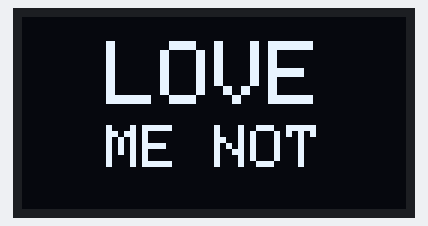
The sketch below on a simulated ESP32-S3. On the bench: 128×64 one-colour display. Random numbers use the default seed unless the sketch sets one.

Above: at 3.6 s.
At 13.5 s:
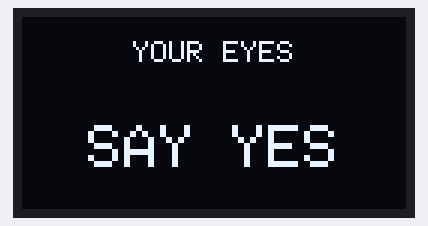
At 21.8 s:
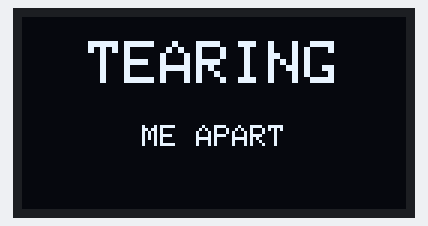
At 32.5 s:
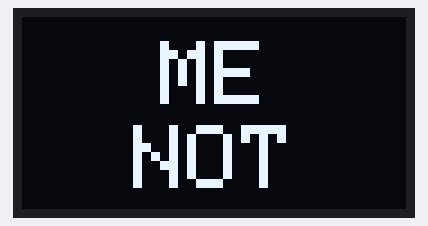
At 35.9 s:
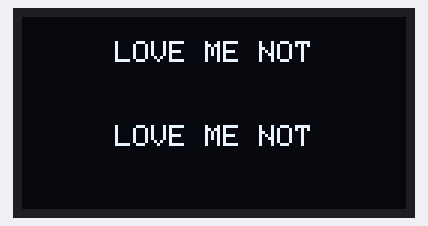
At 39.0 s:
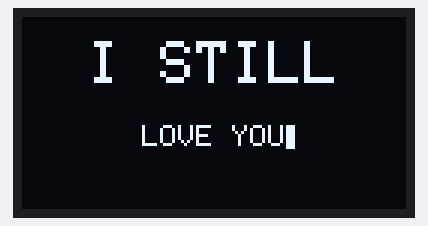

The sketch:

LoveMeNot_OLED_esp32.ino
```cpp
/*
 * ╔══════════════════════════════════════════════╗
 * ║   "LOVE ME NOT" — OLED Lyric Animation      ║
 * ║   ESP32 / ESP32-S3 + SSD1306 128×64         ║
 * ║   Tested on: Waveshare ESP32-S3 Zero         ║
 * ║                                              ║
 * ║   OLED wiring:                               ║
 * ║     VCC  →  3.3V                             ║
 * ║     GND  →  GND                              ║
 * ║     SCL  →  GPIO17                           ║
 * ║     SDA  →  GPIO18                           ║
 * ╚══════════════════════════════════════════════╝
 *
 * Libraries (Arduino Library Manager):
 *   - Adafruit SSD1306
 *   - Adafruit GFX Library
 *
 * Arduino IDE board selection:
 *   ESP32-S3 Zero  →  "ESP32S3 Dev Module"
 *   Tools → USB CDC On Boot: Enabled   (for Serial.print)
 *   Tools → Flash Size: 4MB
 *
 * Generic ESP32  →  "ESP32 Dev Module"
 */

#include <Wire.h>d:\Downloads\LoveMeNot_OLED\LoveMeNot_OLED.ino
#include <Adafruit_GFX.h>
#include <Adafruit_SSD1306.h>

// ── I2C pins ─────────────────────────────────────────────
// Change these to whichever GPIO pair you wired to SCL/SDA
#define PIN_SDA  8   // → OLED SDA
#define PIN_SCL  9   // → OLED SCL

// ── Display config ────────────────────────────────────────
#define SCREEN_W  128
#define SCREEN_H   64
#define OLED_ADDR 0x3C
Adafruit_SSD1306 display(SCREEN_W, SCREEN_H, &Wire, -1);

// ── Timing ────────────────────────────────────────────────
// One beat in ms — tune to match your song's BPM
//   120 BPM → 500  |  100 BPM → 600  |  140 BPM → 428
#define BEAT_MS  500

// ─────────────────────────────────────────────────────────
//  LYRIC TABLE
//  { line1, line2, beats, style }
//  style:
//   0 = GLITCH SLIDE IN from right
//   1 = TYPEWRITER  (letter by letter)
//   2 = HEARTBEAT PULSE (invert flash)
//   3 = SHAKE / TREMBLE
//   4 = SCANLINE WIPE  (top → bottom)
//   5 = SPLIT REVEAL   (top from left / bottom from right)
//   6 = STROBE FLASH
//   7 = MATRIX RAIN then reveal
// ─────────────────────────────────────────────────────────
struct Lyric {
  const char* line1;
  const char* line2;
  uint8_t     beats;
  uint8_t     style;
};

const Lyric lyrics[] = {
  { "LOVE",        "ME NOT",      4, 2 },
  { "DO YOU",      "LOVE ME?",    3, 0 },
  { "OR NOT?",     "",            2, 6 },
  { "I CAN'T",     "TELL...",     4, 1 },
  { "YOUR EYES",   "SAY YES",     4, 5 },
  { "YOUR LIPS",   "SAY NO",      4, 3 },
  { "LOVE",        "ME",          2, 2 },
  { "NOT",         "",            2, 6 },
  { "TEARING",     "ME APART",    4, 4 },
  { "LOVE ME",     "LOVE ME",     3, 7 },
  { "NOT",         "",            2, 6 },
  { "JUST",        "DECIDE!",     4, 3 },
  { "LOVE",        "<3",          3, 2 },
  { "ME",          "NOT",         4, 5 },
  { "LOVE ME NOT", "LOVE ME NOT", 5, 7 },
  { "I STILL",     "LOVE YOU",    5, 1 },
  { "",            "...",         3, 4 },
  { "LOVE",        "ME NOT",      6, 2 },
};
const uint8_t LYRIC_COUNT = sizeof(lyrics) / sizeof(lyrics[0]);

// ── Helpers ───────────────────────────────────────────────
inline void cls()  { display.clearDisplay(); }
inline void show() { display.display(); }

uint8_t autoSize(const char* txt) {
  uint8_t n = strlen(txt);
  if (n <= 4) return 3;
  if (n <= 7) return 2;
  return 1;
}

void centeredText(const char* txt, int y, uint8_t sz) {
  display.setTextSize(sz);
  int16_t x1, y1; uint16_t w, h;
  display.getTextBounds(txt, 0, y, &x1, &y1, &w, &h);
  display.setCursor((SCREEN_W - (int)w) / 2, y);
  display.print(txt);
}

void drawLyrics(const char* l1, const char* l2, int ox = 0, int oy = 0) {
  display.setTextColor(SSD1306_WHITE);
  bool two = strlen(l2) > 0;
  if (two) {
    display.setTextSize(autoSize(l1));
    int16_t x1,y1; uint16_t w,h;
    display.getTextBounds(l1, 0, oy+8, &x1, &y1, &w, &h);
    display.setCursor((SCREEN_W-(int)w)/2 + ox, oy+8);
    display.print(l1);
    display.setTextSize(autoSize(l2));
    display.getTextBounds(l2, 0, oy+36, &x1, &y1, &w, &h);
    display.setCursor((SCREEN_W-(int)w)/2 + ox, oy+36);
    display.print(l2);
  } else {
    display.setTextSize(autoSize(l1));
    int16_t x1,y1; uint16_t w,h;
    display.getTextBounds(l1, 0, oy+20, &x1, &y1, &w, &h);
    display.setCursor((SCREEN_W-(int)w)/2 + ox, oy+20);
    display.print(l1);
  }
}

// ─────────────────────────────────────────────────────────
//  ANIMATION FUNCTIONS
// ─────────────────────────────────────────────────────────

// 0 — GLITCH SLIDE IN
void animGlitch(const char* l1, const char* l2, uint32_t holdMs) {
  for (int x = SCREEN_W; x >= 0; x -= 12) {
    cls();
    for (int i = 0; i < 6; i++) {
      display.drawFastHLine(random(SCREEN_W), random(SCREEN_H), random(40)+4, SSD1306_WHITE);
    }
    drawLyrics(l1, l2, x, 0);
    show(); delay(28);
  }
  uint32_t t = millis();
  while (millis()-t < holdMs) {
    cls();
    for (int i = 0; i < 4; i++)
      display.drawFastHLine(0, random(SCREEN_H), random(SCREEN_W)+8, SSD1306_WHITE);
    drawLyrics(l1, l2, random(7)-3, 0);
    show(); delay(80);
    cls(); drawLyrics(l1, l2); show(); delay(120);
  }
}

// 1 — TYPEWRITER
void animTypewriter(const char* l1, const char* l2, uint32_t holdMs) {
  char buf[32];
  uint8_t s1 = autoSize(l1);
  bool two = strlen(l2) > 0;
  uint8_t s2 = two ? autoSize(l2) : 1;
  int16_t x1,y1; uint16_t w,h;

  for (uint8_t i = 0; i <= strlen(l1); i++) {
    strncpy(buf, l1, i); buf[i] = '\0';
    cls(); display.setTextColor(SSD1306_WHITE);
    display.setTextSize(s1);
    display.getTextBounds(l1, 0, two?8:20, &x1, &y1, &w, &h);
    int cx = (SCREEN_W-(int)w)/2;
    display.setCursor(cx, two?8:20); display.print(buf);
    display.setTextSize(s1);
    display.getTextBounds(buf[0]?buf:"M", 0, 0, &x1, &y1, &w, &h);  // char width
    int curX = cx + i*(int)w/max((uint8_t)1,(uint8_t)strlen(l1));
    // simple cursor block
    display.fillRect(cx + i*6*s1, two?8:20, 3, 8*s1, SSD1306_WHITE);
    show(); delay(80);
  }
  if (two) {
    for (uint8_t i = 0; i <= strlen(l2); i++) {
      strncpy(buf, l2, i); buf[i] = '\0';
      cls(); display.setTextColor(SSD1306_WHITE);
      display.setTextSize(s1);
      int16_t tx,ty; uint16_t tw,th;
      display.getTextBounds(l1, 0, 8, &tx, &ty, &tw, &th);
      display.setCursor((SCREEN_W-(int)tw)/2, 8); display.print(l1);
      display.setTextSize(s2);
      display.getTextBounds(l2, 0, 36, &tx, &ty, &tw, &th);
      int cx2 = (SCREEN_W-(int)tw)/2;
      display.setCursor(cx2, 36); display.print(buf);
      display.fillRect(cx2 + i*6*s2, 36, 3, 8*s2, SSD1306_WHITE);
      show(); delay(80);
    }
  }
  delay(holdMs);
}

// 2 — HEARTBEAT PULSE
void animHeartbeat(const char* l1, const char* l2, uint32_t holdMs) {
  cls(); drawLyrics(l1, l2); show(); delay(150);
  uint32_t t = millis();
  while (millis()-t < holdMs) {
    display.invertDisplay(true);  delay(60);
    display.invertDisplay(false); delay(80);
    display.invertDisplay(true);  delay(40);
    display.invertDisplay(false); delay(40);
    uint32_t rest = BEAT_MS*2 - 220;
    if (millis()-t < holdMs) delay(rest);
  }
  display.invertDisplay(false);
}

// 3 — SHAKE
void animShake(const char* l1, const char* l2, uint32_t holdMs) {
  for (int x = SCREEN_W; x >= 0; x -= 20) {
    cls(); drawLyrics(l1, l2, x, 0); show(); delay(18);
  }
  const int8_t off[] = {-4,4,-3,3,-2,2,-1,1,0};
  uint32_t t = millis();
  while (millis()-t < holdMs) {
    for (uint8_t i = 0; i < 9; i++) {
      cls(); drawLyrics(l1, l2, off[i], off[(i+3)%9]); show(); delay(33);
    }
  }
}

// 4 — SCANLINE WIPE
void animScanline(const char* l1, const char* l2, uint32_t holdMs) {
  for (int sy = 0; sy < SCREEN_H; sy += 2) {
    cls(); drawLyrics(l1, l2);
    display.fillRect(0, sy, SCREEN_W, SCREEN_H-sy, SSD1306_BLACK);
    display.drawFastHLine(0, sy, SCREEN_W, SSD1306_WHITE);
    show(); delay(11);
  }
  cls(); drawLyrics(l1, l2); show();
  delay(holdMs);
}

// 5 — SPLIT REVEAL
void animSplit(const char* l1, const char* l2, uint32_t holdMs) {
  for (int s = SCREEN_W; s >= 0; s -= 8) {
    cls(); drawLyrics(l1, l2);
    if (SCREEN_W-s > 0) display.fillRect(s,       0,       SCREEN_W-s, SCREEN_H/2, SSD1306_BLACK);
    if (s > 0)          display.fillRect(0,        SCREEN_H/2, s,      SCREEN_H/2, SSD1306_BLACK);
    show(); delay(18);
  }
  cls(); drawLyrics(l1, l2); show();
  delay(holdMs);
}

// 6 — STROBE
void animStrobe(const char* l1, const char* l2, uint32_t holdMs) {
  uint32_t t = millis(); bool on = true; int iv = 60;
  while (millis()-t < holdMs) {
    cls();
    if (on) drawLyrics(l1, l2);
    show(); on = !on; delay(iv);
    int diff = abs((int)(millis()-t) - (int)(holdMs/2));
    iv = 40 + diff/8;
  }
  cls(); drawLyrics(l1, l2); show();
}

// 7 — MATRIX RAIN → reveal
void animMatrix(const char* l1, const char* l2, uint32_t holdMs) {
  const char* cs = "01LOVEMENOT!?*#@";
  const uint8_t COLS = SCREEN_W / 6;
  uint8_t drops[22];
  for (uint8_t i = 0; i < COLS; i++) drops[i] = random(SCREEN_H);

  uint32_t rainMs = min((uint32_t)1200, holdMs/2);
  uint32_t t = millis();
  while (millis()-t < rainMs) {
    for (int fy = 0; fy < SCREEN_H; fy += 8)
      if (random(3)==0) display.fillRect(0, fy, SCREEN_W, 8, SSD1306_BLACK);
    display.setTextSize(1); display.setTextColor(SSD1306_WHITE);
    for (uint8_t c = 0; c < COLS; c++) {
      char ch[2] = { cs[random(strlen(cs))], '\0' };
      display.setCursor(c*6, drops[c]); display.print(ch);
      drops[c] = (drops[c]+8) % SCREEN_H;
    }
    show(); delay(55);
  }
  display.invertDisplay(true);  delay(80);
  display.invertDisplay(false);
  cls(); drawLyrics(l1, l2); show();
  delay(holdMs - rainMs);
}

// ─────────────────────────────────────────────────────────
//  INTRO
// ─────────────────────────────────────────────────────────
void playIntro() {
  const char* heart[] = {
    " ** ** ",
    "*     *",
    " *   * ",
    "  * *  ",
    "   *   ",
  };
  for (int f = 0; f < 22; f++) {
    cls();
    display.setTextSize(1); display.setTextColor(SSD1306_WHITE);
    for (uint8_t r = 0; r < 5; r++) {
      display.setCursor((SCREEN_W - 42)/2, 4 + r*8 + (f%2));
      display.print(heart[r]);
    }
    centeredText("LOVE ME NOT", 50, 1);
    show(); delay(75);
  }
  display.invertDisplay(true);  delay(120);
  display.invertDisplay(false); delay(80);
  display.invertDisplay(true);  delay(80);
  display.invertDisplay(false); delay(400);
  cls(); show();
}

// ─────────────────────────────────────────────────────────
//  OUTRO — expanding ripple circles
// ─────────────────────────────────────────────────────────
void playOutro() {
  for (int r = 0; r < 50; r++) {
    cls();
    for (int i = 4; i <= r; i += 4)
      display.drawCircle(SCREEN_W/2, SCREEN_H/2, i, SSD1306_WHITE);
    centeredText("LOVE ME NOT", 28, 1);
    show(); delay(38);
  }
  delay(800);
}

// ─────────────────────────────────────────────────────────
//  SETUP
// ─────────────────────────────────────────────────────────
void setup() {
  Serial.begin(115200);

  // ESP32 allows custom I2C pins via Wire.begin(SDA, SCL)
  Wire.begin(PIN_SDA, PIN_SCL);

  if (!display.begin(SSD1306_SWITCHCAPVCC, OLED_ADDR)) {
    Serial.println(F("SSD1306 not found! Check wiring."));
    for (;;) delay(1000);
  }
  display.clearDisplay();
  display.setTextColor(SSD1306_WHITE);
  display.setTextWrap(false);
  display.cp437(true);   // full CP437 char set

  randomSeed(esp_random()); // hardware RNG on ESP32
  delay(200);
  playIntro();
}

// ─────────────────────────────────────────────────────────
//  LOOP
// ─────────────────────────────────────────────────────────
void loop() {
  for (uint8_t i = 0; i < LYRIC_COUNT; i++) {
    uint32_t holdMs = (uint32_t)lyrics[i].beats * BEAT_MS;
    switch (lyrics[i].style) {
      case 0: animGlitch    (lyrics[i].line1, lyrics[i].line2, holdMs); break;
      case 1: animTypewriter(lyrics[i].line1, lyrics[i].line2, holdMs); break;
      case 2: animHeartbeat (lyrics[i].line1, lyrics[i].line2, holdMs); break;
      case 3: animShake     (lyrics[i].line1, lyrics[i].line2, holdMs); break;
      case 4: animScanline  (lyrics[i].line1, lyrics[i].line2, holdMs); break;
      case 5: animSplit     (lyrics[i].line1, lyrics[i].line2, holdMs); break;
      case 6: animStrobe    (lyrics[i].line1, lyrics[i].line2, holdMs); break;
      case 7: animMatrix    (lyrics[i].line1, lyrics[i].line2, holdMs); break;
    }
    cls(); show(); delay(75);
  }
  playOutro();
  delay(1000);
}
```

Measured:
- what the display in image 0 shows lasts 0.8 s, from 3.5 s to 4.3 s
- what the display in image 1 shows lasts 2.1 s, from 13.4 s to 15.5 s
- what the display in image 4 shows lasts 1.3 s, from 35.9 s to 37.2 s
